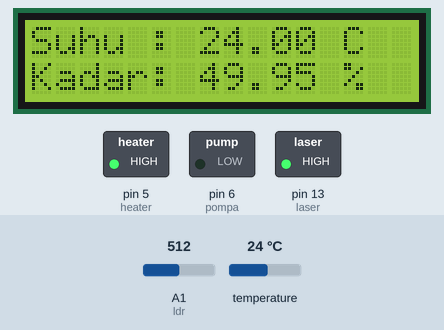
The sketch below on a simulated Arduino Uno, built with avr-gcc and run on an emulated ATmega328P. On the bench: 16×2 character LCD, switched loads named in the sketch (green lamp = pin HIGH). The inputs (shaded band) are chosen by the test bench; at power-on: A1 (ldr) = 512, temperature 24 °C. What the sketch prints to the serial monitor is not drawn.

Above: at 6.7 s.
6.8 s: A1 (ldr) set to 498
At 9.0 s:
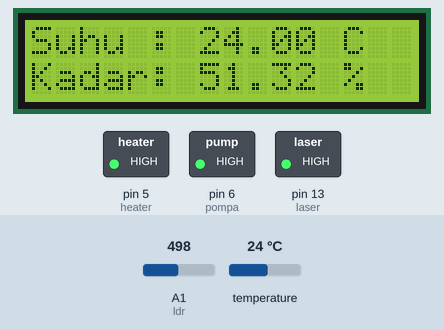
9.7 s: temperature set to 25.2 °C
At 10.9 s:
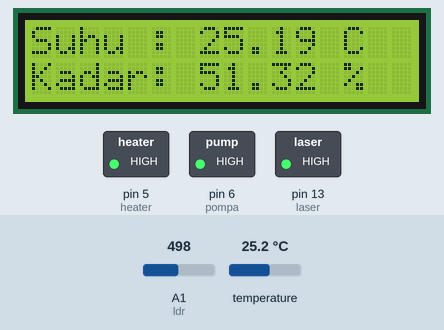
11.8 s: temperature set to 26.7 °C
At 12.8 s:
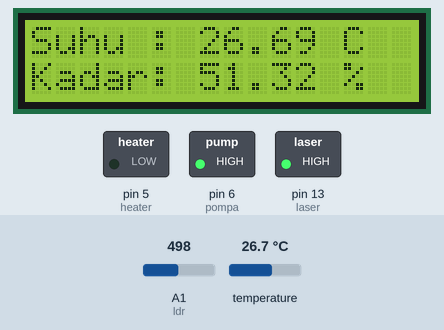
13.9 s: A1 (ldr) set to 716
At 16.3 s:
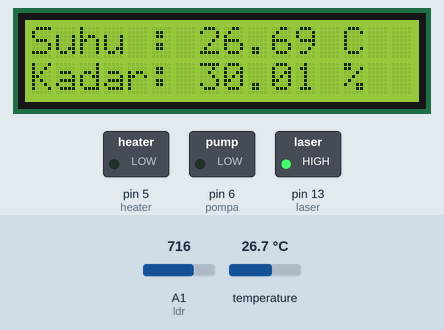
17.1 s: A1 (ldr) set to 900
At 19.4 s:
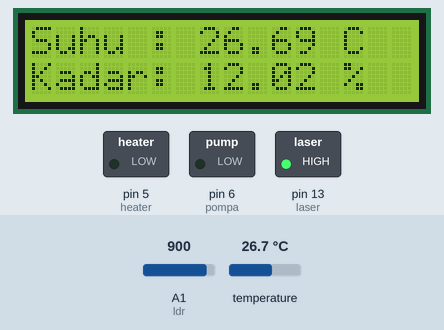
20.2 s: temperature set to 24.8 °C
At 21.6 s:
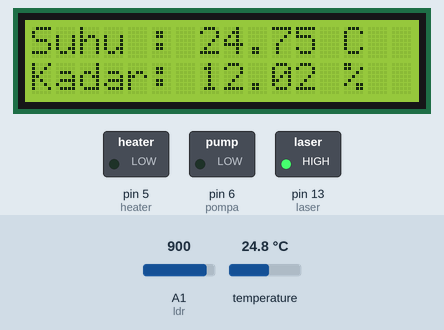
22.4 s: temperature set to 23.3 °C
Timing chart, 0 to 25.4 s (numbered marks = the images above; inputs shaded):
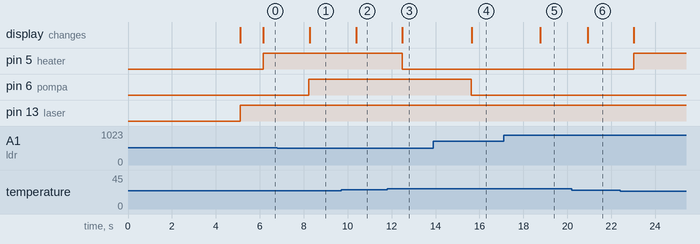

The sketch:

ario_ta.ino
```cpp
//sensor kekeruhan
int ldr = A1;
#define laser 13
float kekeruhan = 0;
//relay
#define pompa 6
#define heater 5
//suhu
#include <OneWire.h>
#include <DallasTemperature.h>
#define ONE_WIRE_BUS 2
OneWire oneWire(ONE_WIRE_BUS);
DallasTemperature sensors(&oneWire);
//lcd
#include <Wire.h>
#include<LiquidCrystal_I2C.h>
LiquidCrystal_I2C lcd(0x27, 16, 2);
void setup()
{
 //Serial monitor pada baut 9600bps
  Serial.begin(9600);
  lcd.begin();
  pinMode(pompa,OUTPUT);
  pinMode(heater,OUTPUT);
  pinMode(laser,OUTPUT);
  lcd.setCursor(0,0);
  lcd.print("Monitoring Kolam");

  lcd.setCursor(0,1);
  lcd.print("Budidaya Ikan");
  delay(5000);
  sensors.begin();
  lcd.clear();
}
void loop()
{
  digitalWrite(laser,HIGH);
  sensor_kekeruhan();
  sensor_suhu();
}
void sensor_suhu(){
  float tempC = (sensors.getTempCByIndex(00));
  lcd.setCursor(0,0);
  lcd.print("Suhu : ");
  lcd.print(sensors.getTempCByIndex(00));
  lcd.print(" C");

  if (tempC >= 26.00){
    digitalWrite(heater,LOW);
  }
   if (tempC <= 24.00){
   digitalWrite(heater,HIGH);
  }

//  Serial.print("Request pembacaan suhu..");
//  sensors.requestTemperatures();
//  Serial.println("Ok");
//  Serial.print("Pembacaan suhu : ");
//  Serial.print(sensors.getTempCByIndex(00));
//  delay(1000);

}
void sensor_kekeruhan(){
  int nilai= analogRead(ldr);
  Serial.println(nilai);
  Serial.print("Pembacaan kekeruhan : ");
  Serial.println(kekeruhan);
  delay(1000);
  kekeruhan = ( 100 - ( (nilai/1023.00) * 100 ) );
  lcd.setCursor(0,1);
  lcd.print("Kadar: ");
  lcd.print(kekeruhan);
  lcd.print(" % ");

  if ( kekeruhan >= 50.00){
    digitalWrite(pompa,HIGH);
  }
  else{
   digitalWrite(pompa,LOW);
  }
}
```

Measured:
- the behaviour switches between 512 and 511 on A1 (ldr) (found by bisection; images 0 and 1)
- the behaviour switches between 25.9 and 26 °C on temperature (found by bisection; images 2 and 3)
- after the input at 6.8 s, pin 6 (pompa): LOW → HIGH after 1.4 s; the display: changes after 1.5 s (image 1)
- after the input at 9.7 s, the display: changes after 0.68 s (image 2)
- after the input at 11.8 s, pin 5 (heater): HIGH → LOW after 0.69 s; the display: changes after 0.69 s (image 3)
- after the input at 13.9 s, pin 6 (pompa): HIGH → LOW after 1.7 s; the display: changes after 1.8 s (image 4)
- after the input at 17.1 s, the display: changes after 1.7 s (image 5)
- after the input at 20.2 s, the display: changes after 0.72 s (image 6)
- after the input at 22.4 s, pin 5 (heater): LOW → HIGH after 0.63 s
